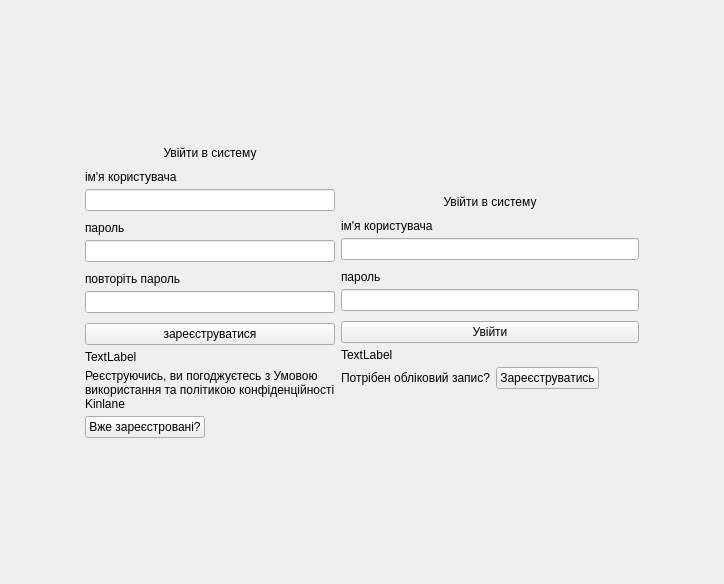
<?xml version="1.0" encoding="UTF-8"?>
<ui version="4.0">
 <class>MainWindow</class>
 <widget class="QMainWindow" name="MainWindow">
  <property name="geometry">
   <rect>
    <x>0</x>
    <y>0</y>
    <width>724</width>
    <height>584</height>
   </rect>
  </property>
  <property name="sizePolicy">
   <sizepolicy hsizetype="Preferred" vsizetype="Preferred">
    <horstretch>0</horstretch>
    <verstretch>0</verstretch>
   </sizepolicy>
  </property>
  <property name="windowTitle">
   <string>Kinlane</string>
  </property>
  <widget class="QWidget" name="centralwidget">
   <property name="sizePolicy">
    <sizepolicy hsizetype="Preferred" vsizetype="Preferred">
     <horstretch>0</horstretch>
     <verstretch>0</verstretch>
    </sizepolicy>
   </property>
   <property name="maximumSize">
    <size>
     <width>16777215</width>
     <height>16777215</height>
    </size>
   </property>
   <property name="acceptDrops">
    <bool>false</bool>
   </property>
   <layout class="QHBoxLayout" name="horizontalLayout_3">
    <item>
     <spacer name="horizontalSpacer">
      <property name="orientation">
       <enum>Qt::Orientation::Horizontal</enum>
      </property>
      <property name="sizeType">
       <enum>QSizePolicy::Policy::Preferred</enum>
      </property>
      <property name="sizeHint" stdset="0">
       <size>
        <width>170</width>
        <height>20</height>
       </size>
      </property>
     </spacer>
    </item>
    <item>
     <widget class="QWidget" name="registration" native="true">
      <property name="sizePolicy">
       <sizepolicy hsizetype="Minimum" vsizetype="Preferred">
        <horstretch>0</horstretch>
        <verstretch>0</verstretch>
       </sizepolicy>
      </property>
      <property name="maximumSize">
       <size>
        <width>300</width>
        <height>16777215</height>
       </size>
      </property>
      <layout class="QVBoxLayout" name="verticalLayout_6">
       <property name="spacing">
        <number>10</number>
       </property>
       <property name="sizeConstraint">
        <enum>QLayout::SizeConstraint::SetDefaultConstraint</enum>
       </property>
       <property name="leftMargin">
        <number>0</number>
       </property>
       <property name="topMargin">
        <number>0</number>
       </property>
       <property name="rightMargin">
        <number>0</number>
       </property>
       <property name="bottomMargin">
        <number>0</number>
       </property>
       <item>
        <spacer name="verticalSpacer_3">
         <property name="orientation">
          <enum>Qt::Orientation::Vertical</enum>
         </property>
         <property name="sizeHint" stdset="0">
          <size>
           <width>20</width>
           <height>40</height>
          </size>
         </property>
        </spacer>
       </item>
       <item>
        <widget class="QLabel" name="label_5">
         <property name="text">
          <string>Увійти в систему</string>
         </property>
         <property name="alignment">
          <set>Qt::AlignmentFlag::AlignCenter</set>
         </property>
        </widget>
       </item>
       <item>
        <layout class="QVBoxLayout" name="verticalLayout_7">
         <property name="spacing">
          <number>5</number>
         </property>
         <item>
          <widget class="QLabel" name="label_6">
           <property name="text">
            <string>ім'я користувача</string>
           </property>
          </widget>
         </item>
         <item>
          <widget class="QLineEdit" name="username_reg"/>
         </item>
        </layout>
       </item>
       <item>
        <layout class="QVBoxLayout" name="verticalLayout_8">
         <property name="spacing">
          <number>5</number>
         </property>
         <item>
          <widget class="QLabel" name="label_7">
           <property name="text">
            <string>пароль</string>
           </property>
          </widget>
         </item>
         <item>
          <widget class="QLineEdit" name="password_reg">
           <property name="inputMask">
            <string/>
           </property>
           <property name="echoMode">
            <enum>QLineEdit::EchoMode::Password</enum>
           </property>
          </widget>
         </item>
        </layout>
       </item>
       <item>
        <layout class="QVBoxLayout" name="verticalLayout_10">
         <property name="spacing">
          <number>5</number>
         </property>
         <item>
          <widget class="QLabel" name="label_9">
           <property name="text">
            <string>повторіть пароль</string>
           </property>
          </widget>
         </item>
         <item>
          <widget class="QLineEdit" name="password_reg_dop">
           <property name="inputMask">
            <string/>
           </property>
           <property name="echoMode">
            <enum>QLineEdit::EchoMode::Password</enum>
           </property>
          </widget>
         </item>
        </layout>
       </item>
       <item>
        <layout class="QVBoxLayout" name="verticalLayout_9">
         <property name="spacing">
          <number>5</number>
         </property>
         <item>
          <widget class="QPushButton" name="btn_register">
           <property name="text">
            <string>зареєструватися</string>
           </property>
          </widget>
         </item>
         <item>
          <widget class="QLabel" name="label_error_reg">
           <property name="text">
            <string>TextLabel</string>
           </property>
          </widget>
         </item>
         <item>
          <widget class="QLabel" name="label_10">
           <property name="text">
            <string>Реєструючись, ви погоджуєтесь з Умовою використання та політикою конфіденційності Kinlane</string>
           </property>
           <property name="scaledContents">
            <bool>false</bool>
           </property>
           <property name="wordWrap">
            <bool>true</bool>
           </property>
          </widget>
         </item>
         <item>
          <layout class="QHBoxLayout" name="horizontalLayout_2">
           <property name="spacing">
            <number>5</number>
           </property>
           <item>
            <widget class="QPushButton" name="btn_go_login">
             <property name="text">
              <string>Вже зареєстровані?</string>
             </property>
            </widget>
           </item>
           <item>
            <spacer name="horizontalSpacer_4">
             <property name="orientation">
              <enum>Qt::Orientation::Horizontal</enum>
             </property>
             <property name="sizeHint" stdset="0">
              <size>
               <width>40</width>
               <height>20</height>
              </size>
             </property>
            </spacer>
           </item>
          </layout>
         </item>
        </layout>
       </item>
       <item>
        <spacer name="verticalSpacer_4">
         <property name="orientation">
          <enum>Qt::Orientation::Vertical</enum>
         </property>
         <property name="sizeHint" stdset="0">
          <size>
           <width>20</width>
           <height>40</height>
          </size>
         </property>
        </spacer>
       </item>
      </layout>
     </widget>
    </item>
    <item>
     <widget class="QWidget" name="login" native="true">
      <property name="sizePolicy">
       <sizepolicy hsizetype="Minimum" vsizetype="Preferred">
        <horstretch>0</horstretch>
        <verstretch>0</verstretch>
       </sizepolicy>
      </property>
      <property name="maximumSize">
       <size>
        <width>300</width>
        <height>16777215</height>
       </size>
      </property>
      <layout class="QVBoxLayout" name="verticalLayout_5">
       <property name="spacing">
        <number>10</number>
       </property>
       <property name="leftMargin">
        <number>0</number>
       </property>
       <property name="topMargin">
        <number>0</number>
       </property>
       <property name="rightMargin">
        <number>0</number>
       </property>
       <property name="bottomMargin">
        <number>0</number>
       </property>
       <item>
        <spacer name="verticalSpacer">
         <property name="orientation">
          <enum>Qt::Orientation::Vertical</enum>
         </property>
         <property name="sizeHint" stdset="0">
          <size>
           <width>20</width>
           <height>40</height>
          </size>
         </property>
        </spacer>
       </item>
       <item>
        <widget class="QLabel" name="label">
         <property name="text">
          <string>Увійти в систему</string>
         </property>
         <property name="alignment">
          <set>Qt::AlignmentFlag::AlignCenter</set>
         </property>
        </widget>
       </item>
       <item>
        <layout class="QVBoxLayout" name="verticalLayout_2">
         <property name="spacing">
          <number>5</number>
         </property>
         <item>
          <widget class="QLabel" name="label_2">
           <property name="text">
            <string>ім'я користувача</string>
           </property>
          </widget>
         </item>
         <item>
          <widget class="QLineEdit" name="username_log"/>
         </item>
        </layout>
       </item>
       <item>
        <layout class="QVBoxLayout" name="verticalLayout">
         <property name="spacing">
          <number>5</number>
         </property>
         <item>
          <widget class="QLabel" name="label_3">
           <property name="text">
            <string>пароль</string>
           </property>
          </widget>
         </item>
         <item>
          <widget class="QLineEdit" name="password_log">
           <property name="inputMask">
            <string/>
           </property>
           <property name="echoMode">
            <enum>QLineEdit::EchoMode::Password</enum>
           </property>
          </widget>
         </item>
        </layout>
       </item>
       <item>
        <layout class="QVBoxLayout" name="verticalLayout_3">
         <property name="spacing">
          <number>5</number>
         </property>
         <item>
          <widget class="QPushButton" name="btn_login">
           <property name="text">
            <string>Увійти</string>
           </property>
          </widget>
         </item>
         <item>
          <widget class="QLabel" name="label_error_log">
           <property name="text">
            <string>TextLabel</string>
           </property>
          </widget>
         </item>
         <item>
          <layout class="QHBoxLayout" name="horizontalLayout">
           <property name="spacing">
            <number>5</number>
           </property>
           <item>
            <widget class="QLabel" name="label_4">
             <property name="text">
              <string>Потрібен обліковий запис?</string>
             </property>
            </widget>
           </item>
           <item>
            <widget class="QPushButton" name="btn_go_register">
             <property name="text">
              <string>Зареєструватись</string>
             </property>
            </widget>
           </item>
           <item>
            <spacer name="horizontalSpacer_3">
             <property name="orientation">
              <enum>Qt::Orientation::Horizontal</enum>
             </property>
             <property name="sizeHint" stdset="0">
              <size>
               <width>40</width>
               <height>20</height>
              </size>
             </property>
            </spacer>
           </item>
          </layout>
         </item>
        </layout>
       </item>
       <item>
        <spacer name="verticalSpacer_2">
         <property name="orientation">
          <enum>Qt::Orientation::Vertical</enum>
         </property>
         <property name="sizeHint" stdset="0">
          <size>
           <width>20</width>
           <height>40</height>
          </size>
         </property>
        </spacer>
       </item>
      </layout>
     </widget>
    </item>
    <item>
     <spacer name="horizontalSpacer_2">
      <property name="orientation">
       <enum>Qt::Orientation::Horizontal</enum>
      </property>
      <property name="sizeType">
       <enum>QSizePolicy::Policy::Preferred</enum>
      </property>
      <property name="sizeHint" stdset="0">
       <size>
        <width>169</width>
        <height>20</height>
       </size>
      </property>
     </spacer>
    </item>
   </layout>
  </widget>
 </widget>
 <resources/>
 <connections/>
</ui>
